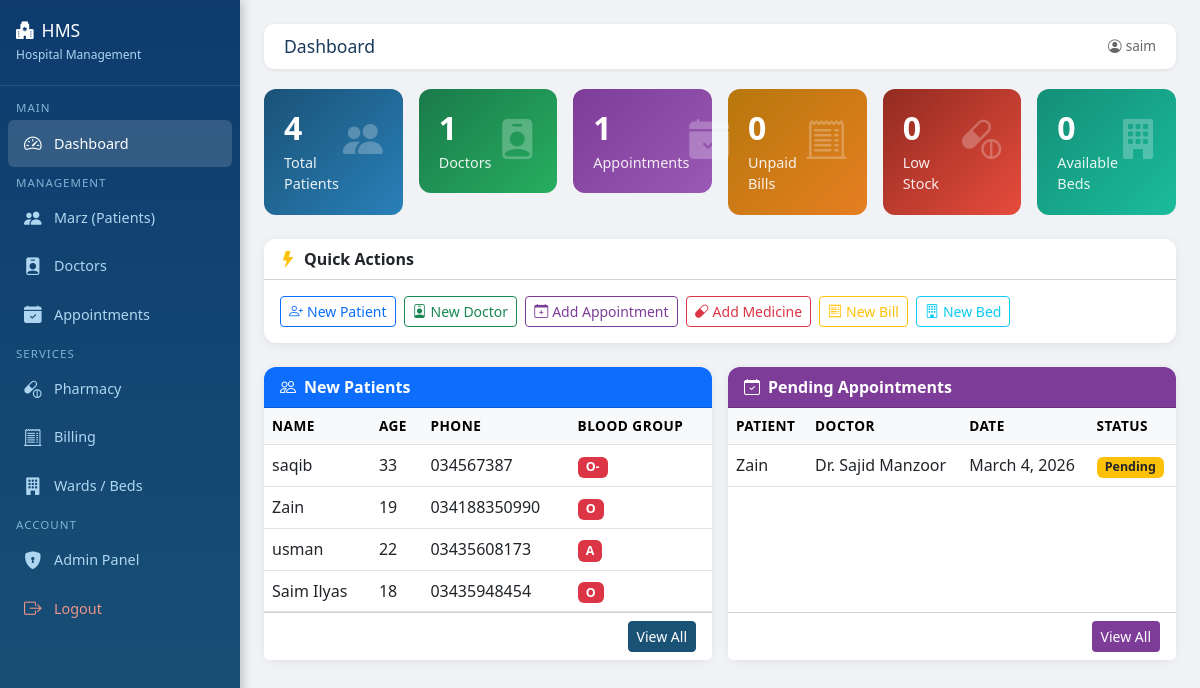
The app's page / (signed in) with its own data.
### patients/models.py (models this page shows, shortened)
class Patient(models.Model):
    BLOOD_GROUPS = [
        ('A+','A+'), ('A-','A-'), ('B+','B+'), ('B-','B-'),
        ('O+','O+'), ('O-','O-'), ('AB+','AB+'), ('AB-','AB-'),
    ]
    GENDER_CHOICES = [('Male','Male'), ('Female','Female'), ('Other','Other')]
    name        = models.CharField(max_length=100)
    age         = models.IntegerField()
    gender      = models.CharField(max_length=10, choices=GENDER_CHOICES)
    phone       = models.CharField(max_length=15)
    address     = models.TextField()
    blood_group = models.CharField(max_length=5, choices=BLOOD_GROUPS)
    registered  = models.DateTimeField(auto_now_add=True)
    class Meta:
        ordering = ['-registered']

### appointments/models.py (models this page shows, shortened)
class Appointment(models.Model):
    STATUS_CHOICES = [
        ('Pending', 'Pending'),
        ('Confirmed', 'Confirmed'),
        ('Done', 'Done'),
        ('Cancelled', 'Cancelled'),
    ]
    patient = models.ForeignKey(Patient, on_delete=models.CASCADE)
    doctor  = models.ForeignKey(Doctor, on_delete=models.CASCADE)
    date    = models.DateField()
    time    = models.TimeField()
    reason  = models.TextField()
    status  = models.CharField(max_length=20, choices=STATUS_CHOICES, default='Pending')
    created = models.DateTimeField(auto_now_add=True)
    class Meta:
        ordering = ['-date', '-time']

### doctors/models.py (models this page shows, shortened)
class Doctor(models.Model):
    SPECIALITIES = [
        ('General','General Physician'),
        ('Cardiology','Cardiology (Dil)'),
        ('Neurology','Neurology (Dimagh)'),
        ('Orthopedics','Orthopedics (Haddi)'),
        ('Pediatrics','Pediatrics (Bacha)'),
        ('Gynecology','Gynecology (Khawateen)'),
        ('Dermatology','Dermatology (Jild)'),
        ('ENT','ENT (Kaan Naak Gala)'),
        ('Ophthalmology','Ophthalmology (Aankh)'),
        ('Dentistry','Dentistry (Daant)'),
    ]
    name       = models.CharField(max_length=100)
    speciality = models.CharField(max_length=50, choices=SPECIALITIES)
    phone      = models.CharField(max_length=15)
    email      = models.EmailField(unique=True)
    fee        = models.DecimalField(max_digits=8, decimal_places=2)
    available  = models.BooleanField(default=True)
    joined     = models.DateField(auto_now_add=True)
    class Meta:
        ordering = ['name']

### patients/views.py (the view)
# urls.py: path('', main_views.dashboard, name='dashboard'),
@login_required
def dashboard(request):
    context = {
        'total_patients':     Patient.objects.count(),
        'total_doctors':      Doctor.objects.count(),
        'total_appointments': Appointment.objects.count(),
        'unpaid_bills':       Bill.objects.filter(paid=False).count(),
        'low_stock':          Medicine.objects.filter(stock__lte=10).count(),
        'empty_beds':         Bed.objects.filter(occupied=False).count(),
        'recent_patients':    Patient.objects.order_by('-registered')[:6],
        'today_appointments': Appointment.objects.filter(status='Pending').order_by('date')[:5],
    }
    return render(request, 'dashboard.html', context)

### templates/dashboard.html
{% extends 'base.html' %}
{% block page_title %}Dashboard{% endblock %}
{% block content %}
<div class="row g-3 mb-4">
    <div class="col-md-2">
        <div class="stat-card" style="background: linear-gradient(135deg, #1a5276, #2980b9);">
            <div class="d-flex justify-content-between align-items-start">
                <div>
                    <h2>{{ total_patients }}</h2>
                    <p>Total Patients</p>
                </div>
                <i class="bi bi-people-fill"></i>
            </div>
        </div>
    </div>
    <div class="col-md-2">
        <div class="stat-card" style="background: linear-gradient(135deg, #1a7a4a, #27ae60);">
            <div class="d-flex justify-content-between align-items-start">
                <div>
                    <h2>{{ total_doctors }}</h2>
                    <p>Doctors</p>
                </div>
                <i class="bi bi-person-badge-fill"></i>
            </div>
        </div>
    </div>
    <div class="col-md-2">
        <div class="stat-card" style="background: linear-gradient(135deg, #7d3c98, #9b59b6);">
            <div class="d-flex justify-content-between align-items-start">
                <div>
                    <h2>{{ total_appointments }}</h2>
                    <p>Appointments</p>
                </div>
                <i class="bi bi-calendar-check-fill"></i>
            </div>
        </div>
    </div>
    <div class="col-md-2">
        <div class="stat-card" style="background: linear-gradient(135deg, #b7770d, #e67e22);">
            <div class="d-flex justify-content-between align-items-start">
                <div>
                    <h2>{{ unpaid_bills }}</h2>
                    <p>Unpaid Bills</p>
                </div>
                <i class="bi bi-receipt-cutoff"></i>
            </div>
        </div>
    </div>
    <div class="col-md-2">
        <div class="stat-card" style="background: linear-gradient(135deg, #922b21, #e74c3c);">
            <div class="d-flex justify-content-between align-items-start">
                <div>
                    <h2>{{ low_stock }}</h2>
                    <p>Low Stock</p>
                </div>
                <i class="bi bi-capsule-pill"></i>
            </div>
        </div>
    </div>
    <div class="col-md-2">
        <div class="stat-card" style="background: linear-gradient(135deg, #148f77, #1abc9c);">
            <div class="d-flex justify-content-between align-items-start">
                <div>
                    <h2>{{ empty_beds }}</h2>
                    <p>Available Beds</p>
                </div>
                <i class="bi bi-building-fill"></i>
            </div>
        </div>
    </div>
</div>
<div class="card mb-4">
    <div class="card-header bg-white">
        <strong><i class="bi bi-lightning-fill text-warning me-2"></i>Quick Actions</strong>
    </div>
    <div class="card-body d-flex flex-wrap gap-2">
        <a href="/patients/add/" class="btn btn-outline-primary btn-sm"><i class="bi bi-person-plus me-1"></i>New Patient</a>
        <a href="/doctors/add/" class="btn btn-outline-success btn-sm"><i class="bi bi-person-badge me-1"></i>New Doctor</a>
        <a href="/appointments/add/" class="btn btn-outline-purple btn-sm" style="color:#7d3c98; border-color:#7d3c98;"><i class="bi bi-calendar-plus me-1"></i>Add Appointment</a>
        <a href="/pharmacy/add/" class="btn btn-outline-danger btn-sm"><i class="bi bi-capsule me-1"></i>Add Medicine</a>
        <a href="/billing/add/" class="btn btn-outline-warning btn-sm"><i class="bi bi-receipt me-1"></i>New Bill</a>
        <a href="/wards/beds/add/" class="btn btn-outline-info btn-sm"><i class="bi bi-building me-1"></i>New Bed</a>
    </div>
</div>
<div class="row g-3">
    <div class="col-md-6">
        <div class="card h-100">
            <div class="card-header bg-primary text-white">
                <i class="bi bi-people me-2"></i>New Patients
            </div>
            <div class="card-body p-0">
                <table class="table table-hover mb-0">
                    <thead class="table-light">
                        <tr><th>Name</th><th>Age</th><th>Phone</th><th>Blood Group</th></tr>
                    </thead>
                    <tbody>
                        {% for p in recent_patients %}
                        <tr>
                            <td>{{ p.name }}</td>
                            <td>{{ p.age }}</td>
                            <td>{{ p.phone }}</td>
                            <td><span class="badge bg-danger">{{ p.blood_group }}</span></td>
                        </tr>
                        {% empty %}
                        <tr><td colspan="4" class="text-center text-muted p-3">No patients found.</td></tr>
                        {% endfor %}
                    </tbody>
                </table>
            </div>
            <div class="card-footer bg-white text-end">
                <a href="/patients/" class="btn btn-sm btn-primary">View All</a>
            </div>
        </div>
    </div>
    <div class="col-md-6">
        <div class="card h-100">
            <div class="card-header" style="background:#7d3c98; color:white;">
                <i class="bi bi-calendar-check me-2"></i>Pending Appointments
            </div>
            <div class="card-body p-0">
                <table class="table table-hover mb-0">
                    <thead class="table-light">
                        <tr><th>Patient</th><th>Doctor</th><th>Date</th><th>Status</th></tr>
                    </thead>
                    <tbody>
                        {% for a in today_appointments %}
                        <tr>
                            <td>{{ a.patient.name }}</td>
                            <td>Dr. {{ a.doctor.name }}</td>
                            <td>{{ a.date }}</td>
                            <td><span class="badge bg-warning text-dark">{{ a.status }}</span></td>
                        </tr>
                        {% empty %}
                        <tr><td colspan="4" class="text-center text-muted p-3">No pending appointments.</td></tr>
                        {% endfor %}
                    </tbody>
                </table>
            </div>
            <div class="card-footer bg-white text-end">
                <a href="/appointments/" class="btn btn-sm" style="background:#7d3c98; color:white;">View All</a>
            </div>
        </div>
    </div>
</div>
{% endblock %}

### templates/base.html (shortened to what this page needs)
<!DOCTYPE html>
<html lang="ur" dir="ltr">
<head>
    <link href="https://cdn.jsdelivr.net/npm/bootstrap@5.3.0/dist/css/bootstrap.min.css" rel="stylesheet">
    <link href="https://cdn.jsdelivr.net/npm/bootstrap-icons@1.11.0/font/bootstrap-icons.css" rel="stylesheet">
</head>
<body>
<div class="sidebar">
    <div class="brand">
        <h5><i class="bi bi-hospital-fill me-2"></i>HMS</h5>
        <small>Hospital Management</small>
    </div>
    <nav class="mt-2">
        <span class="nav-section">Main</span>
        <a href="/" class="{% if request.path == '/' %}active{% endif %}">
            <i class="bi bi-speedometer2"></i> Dashboard
        </a>
        <span class="nav-section">Management</span>
        <a href="/patients/" class="{% if '/patients/' in request.path %}active{% endif %}">
            <i class="bi bi-people-fill"></i> Marz (Patients)
        </a>
        <a href="/doctors/" class="{% if '/doctors/' in request.path %}active{% endif %}">
            <i class="bi bi-person-badge-fill"></i> Doctors
        </a>
        <a href="/appointments/" class="{% if '/appointments/' in request.path %}active{% endif %}">
            <i class="bi bi-calendar-check-fill"></i> Appointments
        </a>
        <span class="nav-section">Services</span>
        <a href="/pharmacy/" class="{% if '/pharmacy/' in request.path %}active{% endif %}">
            <i class="bi bi-capsule-pill"></i> Pharmacy
        </a>
        <a href="/billing/" class="{% if '/billing/' in request.path %}active{% endif %}">
            <i class="bi bi-receipt-cutoff"></i> Billing
        </a>
        <a href="/wards/" class="{% if '/wards/' in request.path %}active{% endif %}">
            <i class="bi bi-building-fill"></i> Wards / Beds
        </a>
        <span class="nav-section">Account</span>
        <a href="/admin/" target="_blank">
            <i class="bi bi-shield-lock-fill"></i> Admin Panel
        </a>
        <a href="/logout/" style="color: #f1948a;">
            <i class="bi bi-box-arrow-right"></i> Logout
        </a>
    </nav>
</div>
<div class="main-content">
    <div class="topbar">
        <h4>{% block page_title %}Dashboard{% endblock %}</h4>
        <span style="color:#666; font-size:0.85rem;">
            <i class="bi bi-person-circle me-1"></i>{{ request.user.username }}
        </span>
    </div>
    {% block content %}{% endblock %}
</div>
</body>
</html>

### templates/base.html (style rules this page uses)
body { background: #f0f2f5; font-family: 'Segoe UI', sans-serif; }
.sidebar { width: 240px; min-height: 100vh; background: linear-gradient(180deg, #0d3b6e 0%, #1a5276 100%); color: white; position: fixed; top: 0; left: 0; z-index: 100; box-shadow: 3px 0 10px rgba(0,0,0,0.2); }
.sidebar .brand { padding: 20px 16px; border-bottom: 1px solid rgba(255,255,255,0.1); }
.sidebar .brand h5 { color: #fff; font-size: 1.1rem; margin: 0; }
.sidebar .brand small { color: #aed6f1; font-size: 0.75rem; }
.sidebar nav a { display: flex; align-items: center; gap: 10px; padding: 10px 16px; color: #aed6f1; text-decoration: none; font-size: 0.9rem; border-radius: 6px; margin: 2px 8px; transition: all 0.2s; }
.sidebar nav a:hover, .sidebar nav a.active { background: rgba(255,255,255,0.15); color: #fff; }
.sidebar nav a i { font-size: 1.1rem; width: 20px; }
.sidebar .nav-section { padding: 8px 16px 4px; color: #7fb3d3; font-size: 0.72rem; text-transform: uppercase; letter-spacing: 1px; }
.main-content { margin-left: 240px; padding: 24px; min-height: 100vh; }
.topbar { background: white; padding: 12px 20px; border-radius: 10px; margin-bottom: 20px; box-shadow: 0 1px 4px rgba(0,0,0,0.08); display: flex; justify-content: space-between; align-items: center; }
.topbar h4 { margin: 0; font-size: 1.1rem; color: #1a3a5c; }
.card { border: none; border-radius: 12px; box-shadow: 0 2px 8px rgba(0,0,0,0.07); }
.card-header { border-radius: 12px 12px 0 0 !important; font-weight: 600; }
.stat-card { border-radius: 12px; padding: 20px; color: white; }
.stat-card h2 { font-size: 2rem; font-weight: 700; margin: 0; }
.stat-card p { margin: 4px 0 0; opacity: 0.9; font-size: 0.9rem; }
.stat-card i { font-size: 2.5rem; opacity: 0.25; }
.btn-primary { background: #1a5276; border-color: #1a5276; }
.table th { font-weight: 600; font-size: 0.85rem; text-transform: uppercase; letter-spacing: 0.5px; }
.badge { font-size: 0.78rem; }

### records on screen
Patient: name "saqib", age "33", phone "034567387", blood_group "O-"
Patient: name "Zain", age "19", phone "034188350990", blood_group "O"
Patient: name "usman", age "22", phone "03435608173", blood_group "A"
Patient: name "Saim Ilyas", age "18", phone "03435948454", blood_group "O"
Appointment: patient.name "Zain", doctor.name "Sajid Manzoor", date "March 4, 2026", status "Pending"

### other values on screen
{{ request.user.username }} "saim"
{{ total_patients }} "4"
{{ total_doctors }} "1"
{{ total_appointments }} "1"
{{ unpaid_bills }} "0"
{{ low_stock }} "0"
{{ empty_beds }} "0"
